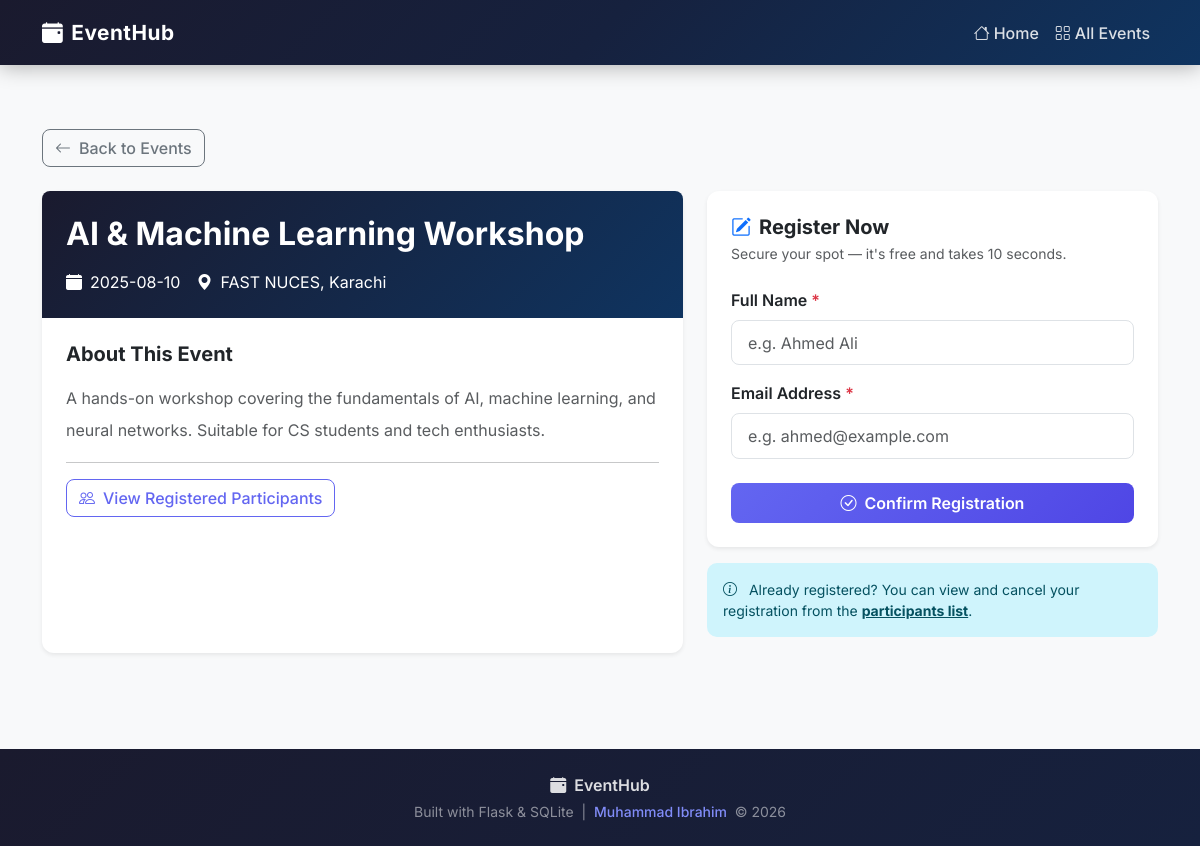
The page /events/1 on the database its author committed.
### tables this page shows
CREATE TABLE events (
        id          INTEGER PRIMARY KEY AUTOINCREMENT,
        title       TEXT    NOT NULL,
        description TEXT    NOT NULL,
        date        TEXT    NOT NULL,
        venue       TEXT    NOT NULL
    );

### app.py (the view)
@app.route('/events/<int:event_id>')
def event_detail(event_id):
    conn = get_db()
    cursor = conn.cursor()
    cursor.execute('SELECT * FROM events WHERE id = ?', (event_id,))
    event = cursor.fetchone()
    conn.close()
    if event is None:
        return render_template('404.html'), 404
    return render_template('event_detail.html', event=event)

### app.py (called while the page is built)
def get_db():
    conn = sqlite3.connect(DATABASE)
    conn.row_factory = sqlite3.Row
    return conn

### templates/event_detail.html (shortened to what this page needs)
{% extends 'base.html' %}
{% block content %}
<div class="container py-5">
    <a href="{{ url_for('events') }}" class="btn btn-outline-secondary mb-4">
        <i class="bi bi-arrow-left me-2"></i>Back to Events
    </a>
    <div class="row g-4">
        <div class="col-lg-7">
            <div class="card shadow-sm border-0 h-100">
                <div class="detail-header p-4 text-white">
                    <h2 class="fw-bold mb-3">{{ event['title'] }}</h2>
                    <div class="d-flex flex-wrap gap-3">
                        <span>
                            <i class="bi bi-calendar-fill me-2"></i>{{ event['date'] }}
                        </span>
                        <span>
                            <i class="bi bi-geo-alt-fill me-2"></i>{{ event['venue'] }}
                        </span>
                    </div>
                </div>
                <div class="card-body p-4">
                    <h5 class="fw-bold mb-3">About This Event</h5>
                    <p class="text-muted lh-lg">{{ event['description'] }}</p>
                    <hr>
                    <a href="{{ url_for('view_registrations', event_id=event['id']) }}"
                       class="btn btn-outline-primary">
                        <i class="bi bi-people me-2"></i>View Registered Participants
                    </a>
                </div>
            </div>
        </div>
        <div class="col-lg-5">
            <div class="card shadow-sm border-0">
                <div class="card-body p-4">
                    <h5 class="fw-bold mb-1">
                        <i class="bi bi-pencil-square me-2 text-primary"></i>Register Now
                    </h5>
                    <p class="text-muted small mb-4">
                        Secure your spot — it's free and takes 10 seconds.
                    </p>
                    <form action="{{ url_for('register', event_id=event['id']) }}" method="POST">
                        <div class="mb-3">
                            <label for="student_name" class="form-label fw-semibold">
                                Full Name <span class="text-danger">*</span>
                            </label>
                            <input
                                type="text"
                                class="form-control"
                                id="student_name"
                                name="student_name"
                                placeholder="e.g. Ahmed Ali"
                                required
                            >
                        </div>
                        <div class="mb-4">
                            <label for="email" class="form-label fw-semibold">
                                Email Address <span class="text-danger">*</span>
                            </label>
                            <input
                                type="email"
                                class="form-control"
                                id="email"
                                name="email"
                                placeholder="e.g. ahmed@example.com"
                                required
                            >
                        </div>
                        <button type="submit" class="btn btn-primary w-100 py-2 fw-semibold">
                            <i class="bi bi-check-circle me-2"></i>Confirm Registration
                        </button>
                    </form>
                </div>
            </div>
            <div class="alert alert-info mt-3 small">
                <i class="bi bi-info-circle me-2"></i>
                Already registered? You can view and cancel your registration from the
                <a href="{{ url_for('view_registrations', event_id=event['id']) }}"
                   class="alert-link">participants list</a>.
            </div>
        </div>
    </div>
</div>
{% endblock %}

### static/style.css (style rules this page uses)
body { font-family: 'Inter', sans-serif; background-color: #f8f9fa; color: #212529; }
.detail-header { background: linear-gradient(135deg, #1a1a2e 0%, #0f3460 100%); border-radius: 0.5rem 0.5rem 0 0; }
.btn-primary { background: linear-gradient(135deg, #6366f1, #4f46e5); border: none; border-radius: 8px; font-weight: 600; transition: all 0.2s; }
.btn-outline-primary { border-color: #6366f1; color: #6366f1; border-radius: 8px; font-weight: 500; }
.btn-outline-secondary { border-radius: 8px; font-weight: 500; }
.form-control { border-radius: 8px; border: 1.5px solid #dee2e6; padding: 0.6rem 1rem; transition: border-color 0.2s, box-shadow 0.2s; }
.card { border-radius: 12px; }
.alert { border-radius: 10px; border: none; }

### rows shown on the page
events: title "AI & Machine Learning Workshop", date "2025-08-10", venue "FAST NUCES, Karachi", description "A hands-on workshop covering the fundamentals of AI, machine learning, and neural networks. Suitable for CS students and tech enthusiasts."
